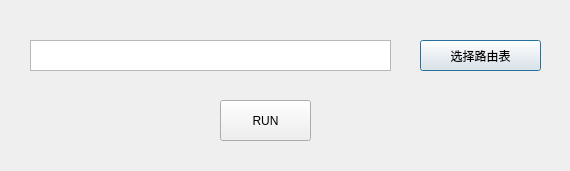
<?xml version="1.0" encoding="UTF-8"?>
<ui version="4.0">
 <class>SignalTest</class>
 <widget class="QDialog" name="SignalTest">
  <property name="geometry">
   <rect>
    <x>0</x>
    <y>0</y>
    <width>570</width>
    <height>171</height>
   </rect>
  </property>
  <property name="windowTitle">
   <string>kanwairen</string>
  </property>
  <widget class="QPushButton" name="pushButton">
   <property name="geometry">
    <rect>
     <x>420</x>
     <y>40</y>
     <width>121</width>
     <height>31</height>
    </rect>
   </property>
   <property name="text">
    <string>选择路由表</string>
   </property>
  </widget>
  <widget class="QTextBrowser" name="textBrowser">
   <property name="geometry">
    <rect>
     <x>30</x>
     <y>40</y>
     <width>361</width>
     <height>31</height>
    </rect>
   </property>
  </widget>
  <widget class="QPushButton" name="pushButton_2">
   <property name="geometry">
    <rect>
     <x>220</x>
     <y>100</y>
     <width>91</width>
     <height>41</height>
    </rect>
   </property>
   <property name="text">
    <string>RUN</string>
   </property>
  </widget>
 </widget>
 <resources/>
 <connections>
  <connection>
   <sender>pushButton</sender>
   <signal>clicked()</signal>
   <receiver>SignalTest</receiver>
   <slot>select_file()</slot>
   <hints>
    <hint type="sourcelabel">
     <x>450</x>
     <y>49</y>
    </hint>
    <hint type="destinationlabel">
     <x>484</x>
     <y>114</y>
    </hint>
   </hints>
  </connection>
  <connection>
   <sender>pushButton_2</sender>
   <signal>clicked()</signal>
   <receiver>SignalTest</receiver>
   <slot>run()</slot>
   <hints>
    <hint type="sourcelabel">
     <x>281</x>
     <y>127</y>
    </hint>
    <hint type="destinationlabel">
     <x>367</x>
     <y>138</y>
    </hint>
   </hints>
  </connection>
 </connections>
 <slots>
  <slot>select_file()</slot>
  <slot>run()</slot>
 </slots>
</ui>
